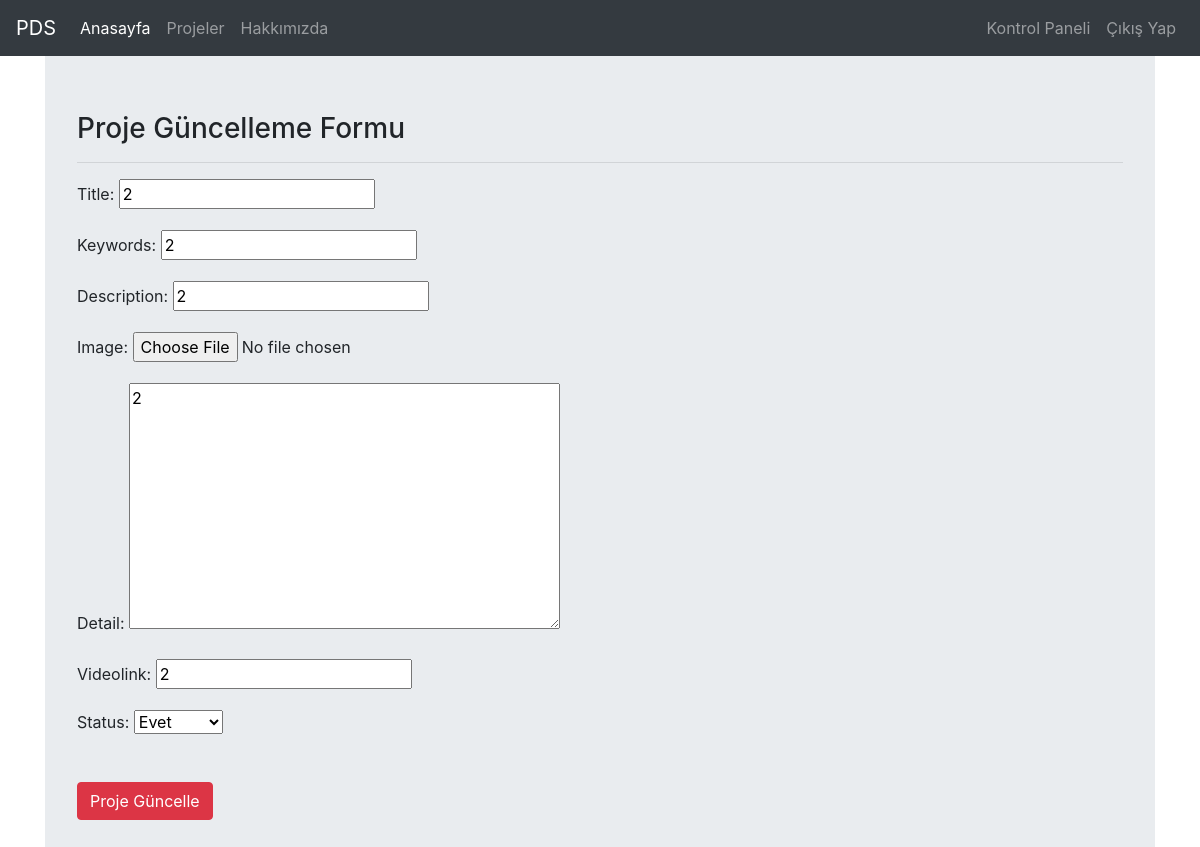
Page /projects/update/2 (signed in) on the committed database.
### project/models.py (models this page shows, shortened)
class Projeler(models.Model):
    STATUS = (
        ('True', 'Evet'),
        ('False', 'Hayır'),
    )
    author = models.ForeignKey("auth.User", on_delete=models.CASCADE)
    title = models.CharField(max_length=50)
    keywords = models.CharField(blank=True, max_length=50)
    description = models.CharField(max_length=300, blank=True)
    image = models.ImageField(blank=True, upload_to='images/')
    detail = models.TextField()
    videolink = models.CharField(max_length=50, blank=True)
    status = models.CharField(choices=STATUS, max_length=10)
    created_at = models.DateTimeField(auto_now_add=True)
    updated_at = models.DateTimeField(auto_now=True)

### project/views.py (the view)
# urls.py: path('update/<int:id>', views.updateProject, name="update"),
@login_required(login_url="user:login")
def updateProject(request, id):
    project = get_object_or_404(Projeler, id = id)
    form = ProjectForm(request.POST or None, request.FILES or None, instance=project)
    if form.is_valid():
        project = form.save(commit=False)
        project.author = request.user
        project.save()
        messages.success(request, "Proje başarıyla güncellendi")
        return redirect("index")
    return render(request, "update.html", {"form":form})

### project/forms.py
class ProjectForm(forms.ModelForm):
    class Meta:
        model = Projeler
        fields = ["title", "keywords", "description", "image", "detail", "videolink", "status"]

### templates/update.html (shortened to what this page needs)
{% extends "layout.html" %}
{% block body %}
<div class="jumbotron">
    <h3>Proje Güncelleme Formu</h3>
    <hr>
    <form method="post">
        {{form.as_p}}
        <br>
        <button type="submit" class="btn btn-danger">Proje Güncelle</button>
    </form>
</div>
{% endblock %}

### rows in the picture
Projeler: title "2", keywords "2", description "2", detail "2", videolink "2", status "Evet"
